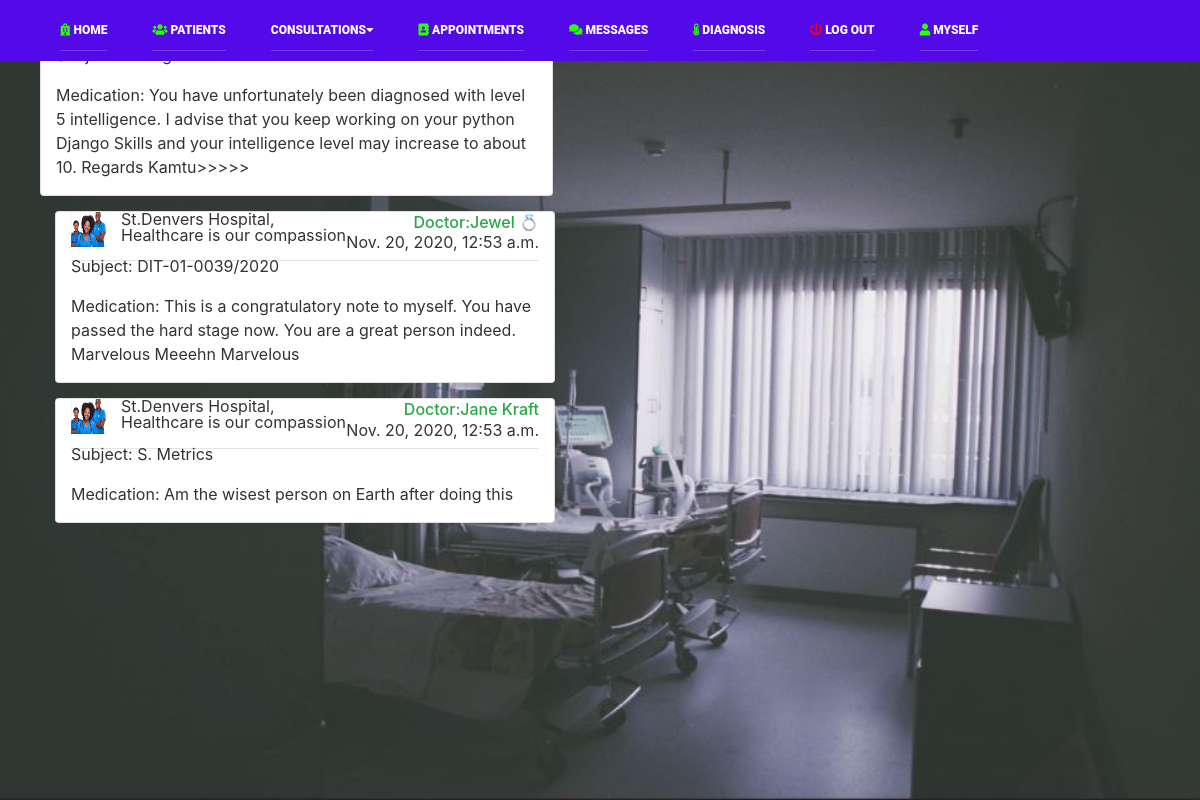
Screenshot of /health/med_detal (signed in) with the database file from the repository.
### MyDoc/models.py (models this page shows, shortened)
class Medrecs(models.Model):
    user = models.ForeignKey(User, null=True, on_delete=models.CASCADE, related_name="records")
    title = models.CharField(max_length=60, null=True)
    clinician = models.ForeignKey(Clinician, on_delete=models.PROTECT)
    patient = models.ForeignKey(Patient, on_delete=models.CASCADE)
    date = models.DateTimeField(default=timezone.now(), null=True)
    meds = models.TextField()

class Clinician(models.Model):
    c_name = models.CharField(max_length=60)
    department = models.ForeignKey(Department, on_delete=models.PROTECT)
    def __str__(self):
        return self.c_name

### MyDoc/views.py (the view)
# urls.py: path('med_detal', views.med_detal, name='med_detal'),
def med_detal(request):
    meds = Medrecs.objects.all().filter(user=request.user)
    return render(request, 'MyDoc/med_users.html', {'meds': meds})

### MyDoc/templates/MyDoc/med_users.html (shortened to what this page needs)
{% extends 'MyDoc/nav_admn.html' %}
{% load static %}
{% block content %}
<html lang="en">
<head>
        <link rel="stylesheet" href="{% static 'MyDoc/css/index.css' %}" type="text/css">
        <link rel="stylesheet" href="{% static 'MyDoc/css/responsive.css' %}" type="text/css">
        <link rel="stylesheet" href="https://use.fontawesome.com/releases/v5.7.0/css/all.css">
        <link rel="stylesheet" href="{% static 'MyDoc/css/open-iconic-bootstrap.min.css' %}">
        <link rel="stylesheet" href="https://stackpath.bootstrapcdn.com/bootstrap/4.5.2/css/bootstrap.min.css">
        <link rel="stylesheet" href="{% static 'MyDoc/css/bootstrap.min.css' %}">
        <link rel="stylesheet" href="{% static 'MyDoc/css/animate.css' %}">
        <link rel="stylesheet" href="{% static 'MyDoc/css/ionicons.min.css' %}">
        <link rel="stylesheet" href="{% static 'MyDoc/css/flaticon.css' %}">
        <link rel="stylesheet" href="{% static 'MyDoc/css/icomoon.css' %}">
</head>
<body>
<img src="{% static 'MyDoc/image/daan.jpg'%}" style="z-index: -1" class="bg" alt="">
<div class="row">
        {% if meds %}
            {% for m in meds %}
        <div class="col-sm-5 card" style="margin-left: 55px; margin-bottom: 15px;">
            <img class="logo" style="height: 35px; width: 35px; margin-right: 15px;" src="{% static 'MyDoc/image/nurse.JPG' %}">
                <p style="margin-left: 50px; margin-top: -40px;">St.Denvers Hospital,</p><br>
                <p style="margin-left: 50px; margin-top: -48px;">Healthcare is our compassion</p>
                <h6 style="text-align: right; margin-top: -50px;" class="text-success">Doctor:{{ m.clinician }}</h6>
                <p style="text-align: right; margin-top: -10px;">{{ m.date }}</p>
            <hr style="margin-top: -10px; outline-width: thick;">
                <p style="margin-top: -23px;">Subject: {{ m.title }}</p>
                <div class="panel panel-primary">
                   <div class="panel-body">
                        <p>Medication: {{ m.meds }}</p>
                    </div>
                </div>
                </div>
        </div>
                {% endfor %}
        {% endif %}
{% endblock %}

### MyDoc/templates/MyDoc/nav_admn.html (shortened to what this page needs)
{% load static %}
<html lang="en">
  <header class="header_area">
  <div class="main_menu">
    <nav class="navbar navbar-expand-lg navbar-light" id="navbar" style="background: #5409e9;">
      <div class="container" style="background: #5409e9;">
        <div class="collapse navbar-collapse offset" id="navbarSupportedContent">
          <ul class="nav navbar-nav navbar-left menu_nav">
            <li class="nav-item"><a class="nav-link" href="{% url 'MyDoc:index' %}"><i class="fa fa-hospital" style="color: #2bff00"></i>&nbsp;Home</a></li>
            <li class="nav-item"><a class="nav-link" href="{% url 'MyDoc:all_patients' %}"><i class="fa fa-users" style="color: #2bff00"></i>&nbsp;Patients</a></li>
            <li class="nav-item submenu dropdown">
              <a href="#" class="nav-link dropdown-toggle" data-toggle="dropdown" role="button" aria-haspopup="true"
              aria-expanded="false">Consultations<i class="fa fa-caret-down"></i></a>
            </li>
              <li class="nav-item" onclick="openForm()"><a class="nav-link" href="{% url 'MyDoc:appointment' %}" ><i class="fa fa-address-book" style="color: #2bff00" aria-hidden="true"></i>&nbsp;<span>Appointments</span></a></li>
              <li class="nav-item"><a class="nav-link" href="{% url 'MyDoc:message' %}"><i class="fa fa-comments" style="color: #2bff00"></i>&nbsp;Messages</a></li>
               <li class="nav-item"><a class="nav-link" href="{% url 'MyDoc:med_detal' %}"><i class="fa fa-thermometer-three-quarters" style="color: #2bff00"></i>&nbsp;Diagnosis</a></li>
         </ul>
            <ul class="nav navbar-nav navbar-right" style="margin-right: -110px">
                {% if user.is_authenticated %}
                <li class="nav-item">
                    <a class="nav-link" href="{% url 'MyDoc:logout_patient' %}">
                        <i class="fa fa-power-off" style="color: red" aria-hidden="true"></i>&nbsp;Log out
                    </a>
                </li>
                    <li class="nav-item"><a class="nav-link" href="{% url 'MyDoc:message' %}"><i class="fa fa-user" style="color: #2bff00"></i>&nbsp;{{ user.username }}</a></li>
                   {% else %}
                <li class="nav-item"><a class="nav-link" href="{% url 'MyDoc:login_patient' %}">
                        <span class="glyphicon glyphicon-plus" aria-hidden="true"></span>&nbsp;Log in
                    </a>
                </li>
                {% endif %}
            </ul>
        </div>
      </div>
    </nav>
  </div>
</header>
{% block content %}
{% endblock %}
</html>

### MyDoc/static/MyDoc/css/index.css (style rules this page uses)
html { margin: 0; padding: 0; box-sizing: border-box; font-family: 'poppins', Sans-Serif; font-size: 16px; overflow-x: hidden; overflow-y: hidden; }
body { margin: 0; padding: 0; font-size: 16px; color: #333; overflow: auto; scroll-margin-top: 69x; scrollbar-color: rgb(83, 4, 4); height: 100vh; overflow-x: hidden; }
.header_area { position: relative; width: 100%; z-index: 99; transition: background 0.4s, all 0.3s linear; }
.header_area .navbar { background: transparent; padding: 10px; border: 0px; border-radius: 0px; }
.header_area .navbar .nav .nav-item { margin-left: 45px; }
.header_area .navbar .nav .nav-item .nav-link { font: 500 12px/80px "Roboto", sans-serif; text-transform: uppercase; font-weight: 900; color: #fff; padding: 0px; display: inline-block; }
.header_area .navbar .nav .nav-item .nav-link:after { display: none; }
.header_area .navbar .nav .nav-item.submenu { position: relative; }
.header_area .navbar .nav .nav-item:last-child { margin-right: 0px; }
.header_area .navbar .nav .nav-item { margin-right: 28px; }
.header_area { position: absolute; }
.header_area .navbar { background: #5409e9; }
.header_area .navbar .nav .nav-item .nav-link { line-height: 40px; margin-right: 0px; display: block; border-bottom: 1px solid #ededed33; border-radius: 0px; }
.header_area .navbar-collapse { max-height: 340px; }
.header_area .navbar .nav .nav-item { margin-right: 0px; }
.header_area .navbar-collapse { max-height: 100px; }
.navbar .container { margin-left: -10px; padding-left: 15px; padding-right: 15px; }
.logo { position: relative; font-size: 1.5em; color: rgb(63, 250, 6); font-weight: 700; text-transform: uppercase; text-decoration: none; letter-spacing: 1px; }
.bg { position: absolute; left: 0; width: 100%; max-height: 100%; bottom: 0; object-fit: cover; background-position: center; }

### MyDoc/templates/MyDoc/med_users.html (style rules this page uses)
body { background: #f7f6f8; color: #333333; }

### rows the page displays
Medrecs: meds "You have unfortunately been diagnosed with level 5 intelligence. I advise that you keep working on your python Django Skills and your intelligence level may increase to about 10. Regards Kamtu>>>>>"
Medrecs: clinician "Jewel 💍", date "Nov. 20, 2020, 12:53 a.m.", title "DIT-01-0039/2020", meds "This is a congratulatory note to myself. You have passed the hard stage now. You are a great person indeed. Marvelous Meeehn Marvelous"
Medrecs: clinician "Jane Kraft", date "Nov. 20, 2020, 12:53 a.m.", title "S. Metrics", meds "Am the wisest person on Earth after doing this"

### other values shown
{{ user.username }} "MYSELF"
